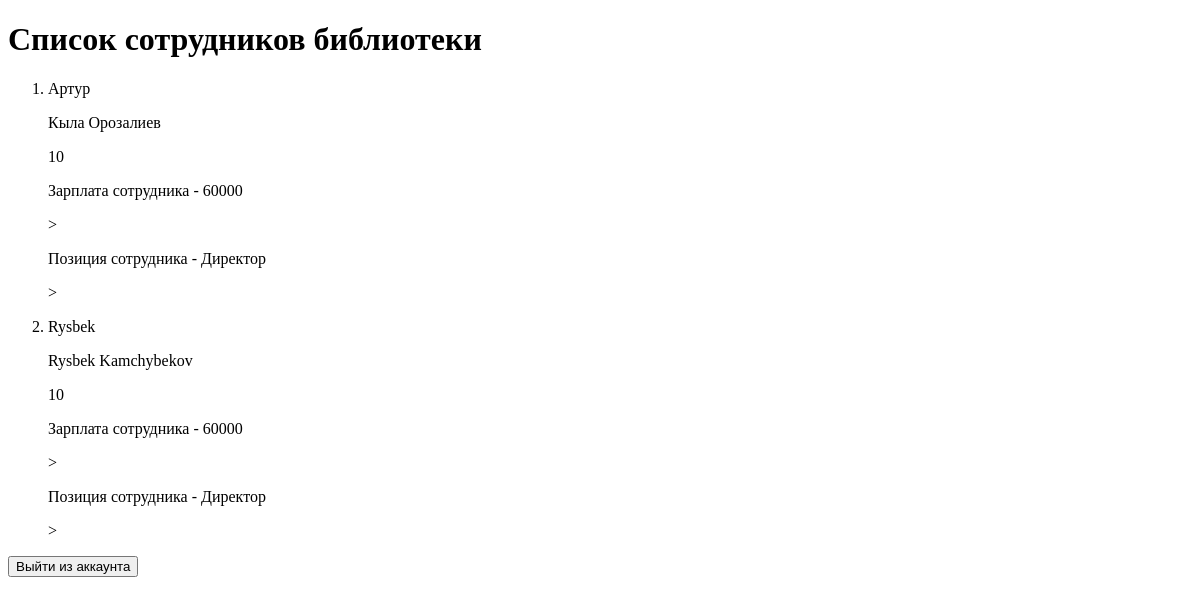
Before: /user_list/ with the older database file.
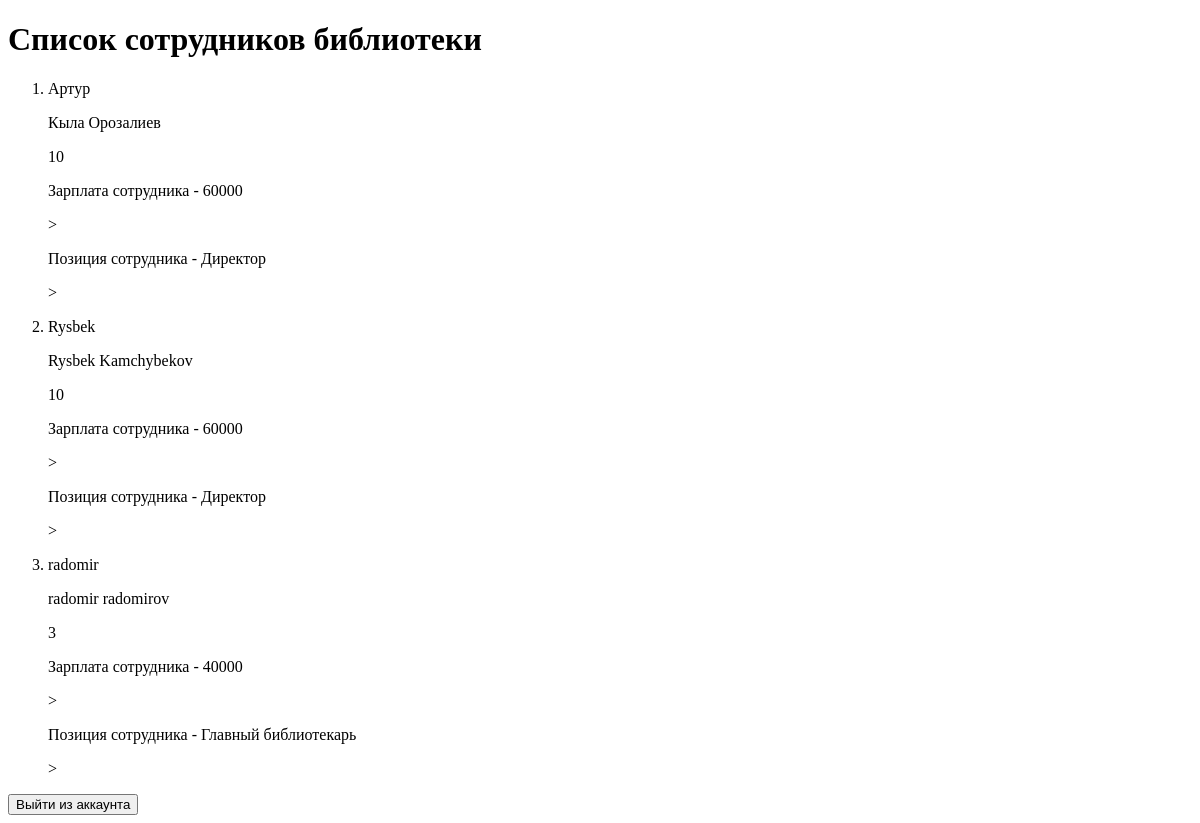
After: the same page with the newer database file.
### users/models.py (models this page shows, shortened)
class CustomUser(User):
    DEGREE_CHOICES = (
        ("bachelor", "Бакалавр"),
        ("master", "Магистр"),
        ("docent", "Доцент"),
        ("none", "Без диплома"),
    )
    GENDER = (
        ("Male", "Male"),
        ("Female", "Female"),
    )
    degree = models.CharField(max_length=20, choices=DEGREE_CHOICES, default="none")
    gender = models.CharField(max_length=10, choices=GENDER, default="Male")
    age = models.PositiveIntegerField(default=7)
    phone_number = models.CharField(max_length=20)
    position = models.CharField(max_length=100, blank=True, null=True)
    salary = models.PositiveIntegerField(blank=True, null=True)
    experience = models.PositiveIntegerField(default=0)
    skills = models.TextField(blank=True)
    languages = models.CharField(max_length=200, blank=True)
    address = models.CharField(max_length=255, blank=True)

### users/views.py (the view)
# urls.py: path('user_list/', views.UserListView.as_view(), name='user_list'),
class UserListView(ListView):
    template_name = 'users/user_list.html'
    context_object_name = 'user'
    model = models.CustomUser
    def get_queryset(self):
        return self.model.objects.all()

### templates/users/user_list.html (shortened to what this page needs)
<!DOCTYPE html>
<html lang="ru">
<head>
</head>
<body>
<h1>Список сотрудников библиотеки</h1>
<ol>
  {% for i in user %}
  <li>
    <p>{{ i.username }}</p>
    <p>{{ i.first_name }} {{ i.last_name }}</p>
    <p>{{ i.experience }}</p>
    <p>Зарплата сотрудника - {{ i.salary }}</p>>
    {% if i.position %}
    <p>Позиция сотрудника - {{ i.position }}</p>>
    {% else %}
    <p>Позиция не определена</p>>
    {% endif %}
  </li>
  {% endfor %}
</ol>
<form action="{% url 'users:logout' %}" method="POST">
  <button type="submit">Выйти из аккаунта</button>
</form>
</body>
</html>

Changed rows visible on the page:
added CustomUser: username "radomir", first_name "radomir", last_name "radomirov", experience "3", salary "40000", position "Главный библиотекарь"
